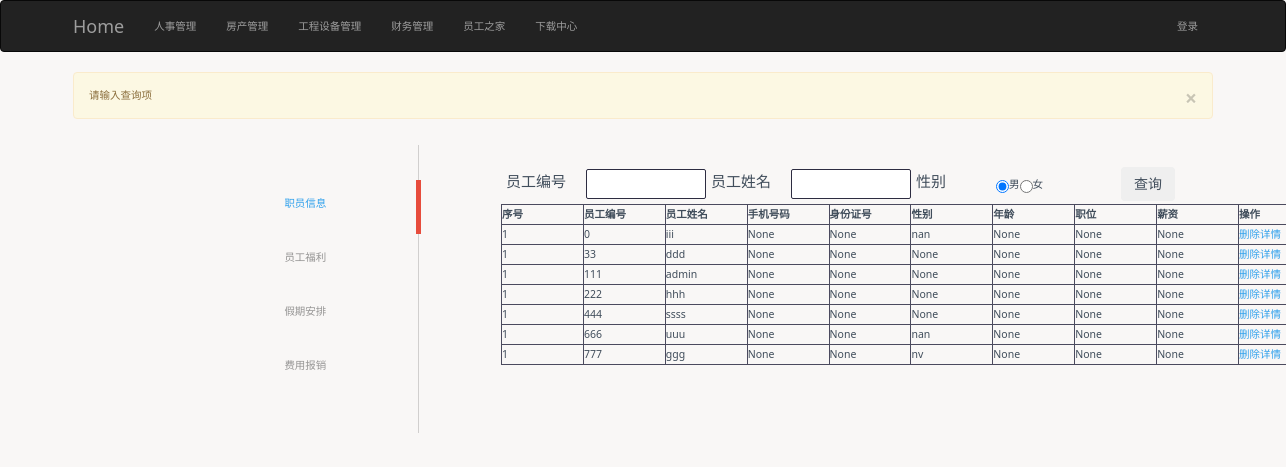
Before: /personnel_management/ with the older database file.
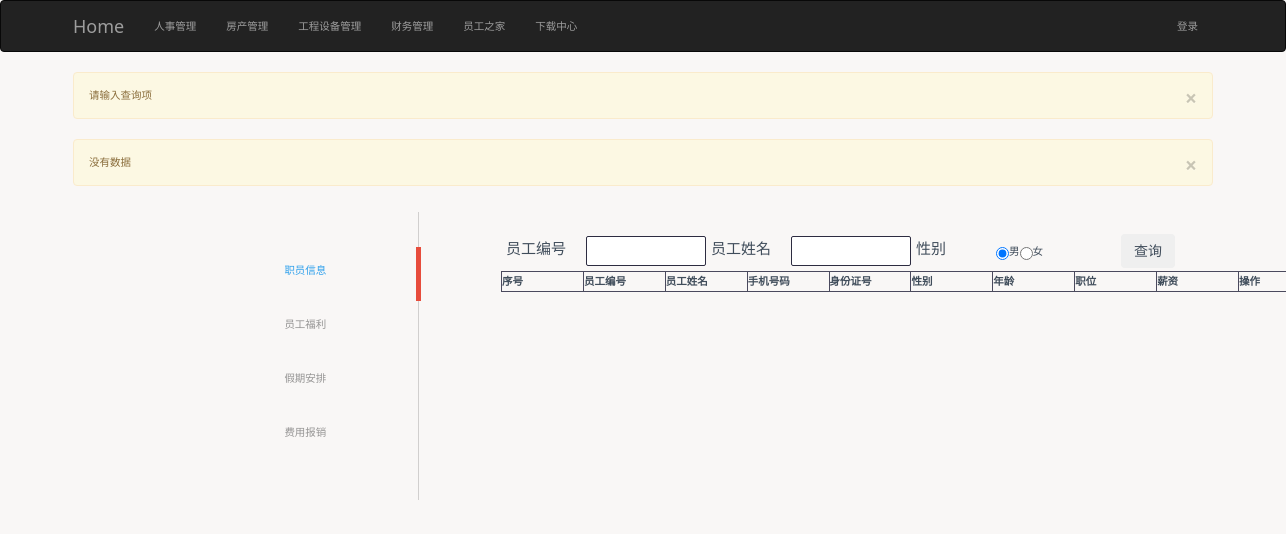
After: the same page with the newer database file.
### app/models.py (models this page shows, shortened)
class Staff(UserMixin, db.Model):
    __tablename__ = 'staffs'
    staffid = db.Column(db.Integer,primary_key=True,index=True)#员工编号
    staffname = db.Column(db.String(64),unique=True,index=True)#员工姓名
    age= db.Column(db.Integer)#年龄
    password_hash =db.Column(db.String(128))#密码散列
    last_seen = db.Column(db.DateTime(),default=datetime.utcnow)#上次登录
    gender = db.Column(db.String(4))#性别
    salary = db.Column(db.Integer)#薪资
    phone = db.Column(db.String(11),unique=True)#联系方式
    idcard = db.Column(db.String(18),unique=True)#身份证号
    job = db.Column(db.String(18))#工种
    role_id = db.Column(db.String(64),db.ForeignKey('roles.id'))#角色
    @property
    def password(self):
        raise AttributeError('password is not a readable attribute')
    @password.setter
    def password(self,password):
        self.password_hash = generate_password_hash(password)
    def verify_password(self,password):
         return check_password_hash(self.password_hash, password)
    '''
    @password.setter
    def password(self,password):
        self.password_hash = generate_password_hash(password)
    def verify_password(self,password):
        return check_password_hash(self.password_hash,password)
'''

### app/main/views.py (the view)
@main.route('/personnel_management/',methods=['GET','POST'])
def personnel_management():
    staffid = request.args.get('staffid')
    staffname= request.args.get("staffname")
    staffgender=request.args.get("staffgender")
    querys = Staff.query.all()
    if (staffid !='' and staffid is not None) or (staffname !='' and staffname is not None):
        if staffid =='':
            querys = Staff.query.filter_by(staffname=staffname).all()
        if staffname =='':
            querys = Staff.query.filter_by(staffid=staffid).all()
        else:
            querys = Staff.query.filter_by(staffid=staffid,staffname=staffname).all()
    else:
        flash("请输入查询项")
    if querys == []:
        flash("没有数据")
    return render_template('personnel_management.html',querys=querys)

### app/templates/personnel_management.html (shortened to what this page needs)
{% extends "base.html" %}
{% import "bootstrap/wtf.html" as wtf %}
{% block head %}
    {{ super() }}
    <link rel="stylesheet"href="{{ url_for('static',filename='css/mystyle.css') }}" media="screen"type="text/css"/>
{% endblock %}
{% block page_content %}
<div id="wrapper">
  <div id="left-side">
   <ul>
       <li class="pm-staffmessage active"><a href="{{ url_for('.personnel_management') }}">职员信息</a></li>
     <li class="pm-staffbonus">员工福利</li>
     <li class="pm-holiday">假期安排</li>
     <li class="pm-reimbursement">费用报销</li>
   </ul>
  </div>
  <div id="border">
   <div id="line" class="one"></div>
  </div>
  <div id="right-side">
      <div id="first" class="active">
          <div class = "pm-form">
          <form method="GET" action='/personnel_management/'>
              <div class="pm-search-form">
              <div class="ss-form-group">
                  <div class="ss-name-label">员工编号</div>
                  <input class="ss-form-control"id="staffid"name="staffid">
              </div>
              <div class="ss-form-group">
                  <div class="ss-name-label">员工姓名</div>
                  <input class="ss-form-control"id="staffname"name="staffname">
              </div>
              <div class="ss-form-group">
                  <div class="ss-name-label">性别</div>
                  <input type='radio' name='gender'id="gender" value='nan'checked>男
                  <input type='radio' name='gender'id="gender" value='nv'>女
              </div>
              <div class="ss-form-group">
                  <button id="searchmessage" type="submit"class="btn">查询</button>
              </div>
              </div>
          </form>
            <table class="ss-table">
                <tr class="ss-tr">
                    <th class="ss-td">序号</th>
                    <th class="ss-td">员工编号</th>
                    <th class="ss-td">员工姓名</th>
                    <th class="ss-td">手机号码</th>
                    <th class="ss-td">身份证号</th>
                    <th class="ss-td">性别</th>
                    <th class="ss-td">年龄</th>
                    <th class="ss-td">职位</th>
                    <th class="ss-td">薪资</th>
                    <th class="ss-td">操作</th>
                </tr>
                {% for query in querys %}
                    <tr class="ss-tr">
                        <td class="ss-td">{{ 1 }}</td>
                        <td class="ss-td">{{ query.staffid }}</td>
                        <td class="ss-td">{{ query.staffname }}</td>
                        <td class="ss-td">{{ query.phone }}</td>
                        <td class="ss-td">{{ query.idcard }}</td>
                        <td class="ss-td">{{ query.gender }}</td>
                        <td class="ss-td">{{ query.age }}</td>
                        <td class="ss-td">{{ query.job }}</td>
                        <td class="ss-td">{{ query.salary }}</td>
                        <td class="ss-td"><a href="{{ url_for('main.staff_delete',staff_id=query.staffid) }}"class="ss-table-delete"id="{{ query.staffid }}">删除</a><a href="#"class="ss-table-detail"id="{{ query.staffid }}">详情</a></td>
                {% endfor %}
            </table>
      </div>
      </div>
  </div>
</div>
{% endblock %}

### app/templates/base.html (shortened to what this page needs)
{% extends "bootstrap/base.html" %}
{% block head %}
    {{ super() }}
    <link rel="stylesheet"href="{{ url_for('static',filename='css/main.css') }}" media="screen"type="text/css"/>
{% endblock %}
{% block navbar %}
    <div class="navbar navbar-inverse">
    <div class="container">
        <div class="navbar-header">
        <a class="navbar-brand" href="{{ url_for('main.index') }}">Home</a>
        </div>
        <div class="navbar-collapse collapse">
            <ul class="nav navbar-nav navbar-left">
                <li><a href="{{ url_for('main.personnel_management') }}">人事管理</a></li>
            </ul>
            <ul class="nav navbar-nav navbar-left">
                <li><a href="#">房产管理</a></li>
            </ul>
            <ul class="nav navbar-nav navbar-left">
                <li>
                    <a href="#">工程设备管理</a></li>
            </ul>
            <ul class="nav navbar-nav navbar-left">
                <li><a href="#">财务管理</a></li>
            </ul>
            <ul class="nav navbar-nav navbar-left">
                <li><a href="#" >员工之家</a></li>
            </ul>
            <ul class="nav navbar-nav navbar-left">
                <li class="dropdown">
                    <a href="#" class="dropdown-toggle" data-toggle="dropdown">下载中心</a>
                </li>
            </ul>
            <ul class="nav navbar-nav navbar-right">
                {% if current_user.is_authenticated %}
                    <li class="dropdown">
                <a href="#" class="dropdown-toggle"data-toggle="dropdown">{{ current_user.staffname }}<b class="caret"></b></a>
                <ul class="dropdown-menu">
                    {% if current_user.is_authenticated %}
                        <li><a href="{{ url_for('auth.profile') }}">个人资料</a></li>
                    {% endif %}
                    <li><a href="{{ url_for('auth.change_password') }}">密码修改</a></li>
                    <li><a href="{{ url_for('auth.logout') }}">退出</a></li>
                </ul>
                    </li>
                {% else %}
                <li><a href="{{ url_for('auth.login') }}">登录</a></li>
                {% endif %}
            </ul>
        </div>
    </div>
    </div>
{% endblock %}
{% block content %}
    <div class="container">
    {% for message in get_flashed_messages() %}
    <div class="alert alert-warning">
        <button type="button" class="close" data-dismiss="alert">&times;</button>
        {{ message }}
    </div>
    {% endfor %}
    {% block page_content %}{% endblock %}
    </div>
{% endblock %}

### app/static/css/main.css (style rules this page uses)
* { margin: 0; padding: 0; -webkit-box-sizing: border-box; -moz-box-sizing: border-box; box-sizing: border-box; }
ul { list-style-type: none; }
a { color: #b63b4d; text-decoration: none; }
#wrapper { width: 900px; height: 100%; top: 0; bottom: 0; left: 0; right: 0; margin: auto; display: -webkit-box; display: -webkit-flex; display: -ms-flexbox; display: flex; -webkit-box-align: center; -webkit-align-items: center; -ms-flex-align: center; align-items: center; overflow: hidden; flex-direction: row; }
#left-side { height: 70%; width: 25%; display: -webkit-box; display: -webkit-flex; display: -ms-flexbox; display: flex; -webkit-box-align: center; -webkit-align-items: center; -ms-flex-align: center; align-items: center; -webkit-box-pack: center; -webkit-justify-content: center; -ms-flex-pack: center; justify-content: center; }
#left-side ul li { padding-top: 10px; padding-bottom: 10px; display: -webkit-box; display: -webkit-flex; display: -ms-flexbox; display: flex; line-height: 34px; color: rgba(51, 51, 51, 0.5); font-weight: 500; cursor: pointer; -webkit-transition: all .2s ease-out; transition: all .2s ease-out; }
#left-side ul li.active { color: #333333; }
#border { height: 288px; width: 1px; background-color: rgba(51, 51, 51, 0.2); }
#border #line.one { width: 5px; height: 54px; background-color: #E74C3C; margin-left: -2px; margin-top: 35px; -webkit-transition: all .4s ease-in-out; transition: all .4s ease-in-out; }
#right-side { height: 300px; width: 75%; overflow: hidden; }
#right-side #first, #right-side #second, #right-side #third, #right-side #fourth { position: absolute; height: 300px; width: 75%; margin-top: -350px; opacity: 0; display: -webkit-box; display: -webkit-flex; display: -ms-flexbox; display: flex; -webkit-box-align: center; -webkit-align-items: center; -ms-flex-align: center; align-items: center; -webkit-box-pack: center; -webkit-box-orient: vertical; -webkit-box-direction: normal; -webkit-flex-direction: column; -ms-flex-direction: column; flex-direction: column; }
#right-side #first.active, #right-side #second.active, #right-side #third.active, #right-side #fourth.active { margin-top: 0px; opacity: 1; }
*, *:after, *:before { -webkit-box-sizing: border-box; -moz-box-sizing: border-box; box-sizing: border-box; }
body { background: #f9f7f6; color: #404d5b; font-weight: 500; font-size: 1.05em; font-family: "Segoe UI", "Lucida Grande", Helvetica, Arial, "Microsoft YaHei", FreeSans, Arimo, "Droid Sans", "wenquanyi micro hei", "Hiragino Sans GB", "Hiragino Sans GB W3", "FontAwesome", sans-serif; }
a { color: #2fa0ec;text-decoration: none;outline: none; }
html { font-family:sans-serif;-ms-text-size-adjust:100%;-webkit-text-size-adjust:100% }
body { margin:0 }
a { background-color:transparent }
button,input,optgroup,select,textarea { color:inherit;font:inherit;margin:0 }
button { overflow:visible }
button,select { text-transform:none }
button,html input[type="button"],input[type="reset"],input[type="submit"] { -webkit-appearance:button;cursor:pointer }
input { line-height:normal }
input[type="checkbox"],input[type="radio"] { -webkit-box-sizing:border-box;-moz-box-sizing:border-box;box-sizing:border-box;padding:0 }
table { border-collapse:collapse;border-spacing:0 }
td,th { padding:0 }

### app/static/css/mystyle.css (style rules this page uses)
.pm-form { margin-left:20px; margin-top:20px; height:auto; display: flex; flex-direction: column; -ms-flex-direction: column; -webkit-flex-direction: column; position:absolute; }
.ss-table { border-collapse: collapse; border: 1px solid #4b4a5e; -webkit-border-radius: 2px; -moz-border-radius: 2px; border-radius: 2px; height:auto; }
.ss-tr { height:20px; }
.ss-td { height:20px; width:80px; border: 1px solid #4b4a5e; }
.pm-search-form { display: flex; -webkit-flex-direction: row; flex-direction: row; -ms-flex-direction: row; align-items: center; flex-wrap: wrap; width:auto; }
.ss-name-label { font-family: 'Consolas', 'Deja Vu Sans Mono', 'Bitstream Vera Sans Mono', monospace; font-size:15px; width:80px; }
.ss-form-control { -webkit-border-radius: 2px; -moz-border-radius: 2px; border-radius: 2px; border: 1px solid #2d2c41; height:30px; width:120px; }
.ss-form-group { height:40px; width:200px; display:flex; margin:5px 0 0 5px; -webkit-flex-direction: row; flex-direction: row; -ms-flex-direction: row; align-items: center; }

Changed rows visible on the page:
removed Staff: value "1", staffid "0", staffname "iii", phone "None", idcard "None", gender "nan", age "None", job "None", salary "None"
removed Staff: value "1", staffid "33", staffname "ddd", phone "None", idcard "None", gender "None", age "None", job "None", salary "None"
removed Staff: value "1", staffid "111", staffname "admin", phone "None", idcard "None", gender "None", age "None", job "None", salary "None"
removed Staff: value "1", staffid "222", staffname "hhh", phone "None", idcard "None", gender "None", age "None", job "None", salary "None"
removed Staff: value "1", staffid "444", staffname "ssss", phone "None", idcard "None", gender "None", age "None", job "None", salary "None"
removed Staff: value "1", staffid "666", staffname "uuu", phone "None", idcard "None", gender "nan", age "None", job "None", salary "None"
removed Staff: value "1", staffid "777", staffname "ggg", phone "None", idcard "None", gender "nv", age "None", job "None", salary "None"
Other visible differences:
new list line: "× 没有数据"
